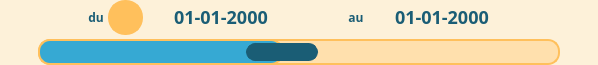
<?xml version="1.0" encoding="UTF-8"?>
<ui version="4.0">
 <class>Form</class>
 <widget class="QWidget" name="Form">
  <property name="geometry">
   <rect>
    <x>0</x>
    <y>0</y>
    <width>598</width>
    <height>65</height>
   </rect>
  </property>
  <property name="windowTitle">
   <string>Form</string>
  </property>
  <property name="styleSheet">
   <string notr="true">QWidget{
        background-color:#fdf1d9;
        font-family:Poiret One;
        font: bold;
    }

QPushButton{
        background-color: #ffc05c;
    border-style: solid;
    border-width: 2px;
    border-radius: 17px;
    border-color: #ffc05c;
    font: bold 18px;
    padding: 8px;
	color:#2584a7;
    
    }
    
    QPushButton:hover{
        border-color: #fe6d73;
    }
    
    QPushButton:pressed,  QPushButton:checked{
        border-width: 5px;
        border-radius: 15px;
        font:  15px;
        border-color: #fe6d73;
    }

    QDateEdit {
        color: #1a5d75;
        font: bold 18px;
    }
    
    QSpinBox {
        background-color: #36a9d3;
        color: #1a5d75;
    }

QLabel {
		color: #1a5d75;
}

QSlider::groove:horizontal {
		background-color: #ffe0ad;
        color: #1a5d75;
        border: 2px solid #ffc05c;
    /*border: 1px solid #1a5d75;*/
    	height: 18px;
    /*background: #ffc05c;*/
    	margin: 0px;
    	border-radius: 12px;
		padding: 2px;
	}
	QSlider::handle:horizontal {
    	background: #1a5d75;
    	border: 1px solid #1a5d75;
    	width: 70px;
    	border-radius: 9px;
	}

	QSlider::sub-page:horizontal{
		background-color: #36a9d3;
        color: #1a5d75;
        border: 2px solid #ffc05c;
    /*border: 1px solid #1a5d75;*/
    	height: 18px;
    /*background: #ffc05c;*/
    	margin: 0px;
    	border-radius: 12px;
		padding: 2px;
	}

QCalendarWidget QToolButton {
  	height: 60px;
  	width: 150px;
  	color: #1a5d75;
  	font-size: 20px;
  	icon-size: 20px, 20px;
  	background-color: #ffc05c;
	border:none;
  }
  QCalendarWidget QMenu {
  	width: 150px;
  	left: 20px;
  	color: #36a9d3;
  	font-size: 20px;
  	background-color: #ffe0ad;
  }
  QCalendarWidget QSpinBox { 
  	width: 150px; 
  	font-size:20px; 
  	color: white; 
  	background-color: #ffc05c;
  	selection-background-color: #ffe0ad;
  	selection-color: #1a5d75;
  }
  QCalendarWidget QSpinBox::up-button { subcontrol-origin: border;  subcontrol-position: top right;  width:30px; }
  QCalendarWidget QSpinBox::down-button {subcontrol-origin: border; subcontrol-position: bottom right;  width:30px;}
  QCalendarWidget QSpinBox::up-arrow { width:30px;  height:30px; }
  QCalendarWidget QSpinBox::down-arrow { width:30px;  height:30px; }
   
  /* header row */
  QCalendarWidget QWidget { alternate-background-color: #ffc05c; }
   
  /* normal days */
  QCalendarWidget QAbstractItemView:enabled 
  {
  	font-size:20px;  
  	color: #ffe0ad;  
  	background-color: #36a9d3;  
  	selection-background-color: #ffe0ad; 
  	selection-color: #17c3b2; 
  }
   
  /* days in other months */
  /* navigation bar */
QCalendarWidget QWidget#qt_calendar_navigationbar
{ 
  background-color: #ffe0ad; 
}

QCalendarWidget QAbstractItemView:disabled 
{ 
color: #1a5d75; 
}</string>
  </property>
  <layout class="QGridLayout" name="gridLayout">
   <property name="leftMargin">
    <number>0</number>
   </property>
   <property name="topMargin">
    <number>0</number>
   </property>
   <property name="rightMargin">
    <number>0</number>
   </property>
   <property name="bottomMargin">
    <number>0</number>
   </property>
   <property name="horizontalSpacing">
    <number>0</number>
   </property>
   <property name="verticalSpacing">
    <number>4</number>
   </property>
   <item row="3" column="0" colspan="3">
    <widget class="QFrame" name="frame_2">
     <property name="frameShape">
      <enum>QFrame::NoFrame</enum>
     </property>
     <property name="frameShadow">
      <enum>QFrame::Raised</enum>
     </property>
     <layout class="QGridLayout" name="gridLayout_3">
      <property name="leftMargin">
       <number>0</number>
      </property>
      <property name="topMargin">
       <number>0</number>
      </property>
      <property name="rightMargin">
       <number>0</number>
      </property>
      <property name="bottomMargin">
       <number>0</number>
      </property>
      <property name="spacing">
       <number>4</number>
      </property>
      <item row="0" column="10">
       <widget class="QDateEdit" name="date_to">
        <property name="minimumSize">
         <size>
          <width>150</width>
          <height>0</height>
         </size>
        </property>
        <property name="frame">
         <bool>false</bool>
        </property>
        <property name="alignment">
         <set>Qt::AlignCenter</set>
        </property>
        <property name="readOnly">
         <bool>true</bool>
        </property>
        <property name="buttonSymbols">
         <enum>QAbstractSpinBox::NoButtons</enum>
        </property>
        <property name="displayFormat">
         <string>dd-MM-yyyy</string>
        </property>
        <property name="calendarPopup">
         <bool>false</bool>
        </property>
       </widget>
      </item>
      <item row="0" column="8">
       <spacer name="horizontalSpacer_4">
        <property name="orientation">
         <enum>Qt::Horizontal</enum>
        </property>
        <property name="sizeHint" stdset="0">
         <size>
          <width>40</width>
          <height>20</height>
         </size>
        </property>
       </spacer>
      </item>
      <item row="0" column="2">
       <widget class="QFrame" name="frame_3">
        <property name="frameShape">
         <enum>QFrame::NoFrame</enum>
        </property>
        <property name="frameShadow">
         <enum>QFrame::Raised</enum>
        </property>
        <layout class="QGridLayout" name="gridLayout_4">
         <property name="leftMargin">
          <number>0</number>
         </property>
         <property name="topMargin">
          <number>0</number>
         </property>
         <property name="rightMargin">
          <number>0</number>
         </property>
         <property name="bottomMargin">
          <number>0</number>
         </property>
        </layout>
       </widget>
      </item>
      <item row="0" column="4">
       <widget class="QLabel" name="label">
        <property name="text">
         <string>du</string>
        </property>
        <property name="alignment">
         <set>Qt::AlignCenter</set>
        </property>
       </widget>
      </item>
      <item row="1" column="1" colspan="11">
       <widget class="QSlider" name="slider">
        <property name="minimumSize">
         <size>
          <width>0</width>
          <height>26</height>
         </size>
        </property>
        <property name="minimum">
         <number>1</number>
        </property>
        <property name="maximum">
         <number>14</number>
        </property>
        <property name="pageStep">
         <number>1</number>
        </property>
        <property name="value">
         <number>7</number>
        </property>
        <property name="orientation">
         <enum>Qt::Horizontal</enum>
        </property>
        <property name="tickPosition">
         <enum>QSlider::NoTicks</enum>
        </property>
        <property name="tickInterval">
         <number>1</number>
        </property>
       </widget>
      </item>
      <item row="0" column="11">
       <spacer name="horizontalSpacer_9">
        <property name="orientation">
         <enum>Qt::Horizontal</enum>
        </property>
        <property name="sizeHint" stdset="0">
         <size>
          <width>40</width>
          <height>20</height>
         </size>
        </property>
       </spacer>
      </item>
      <item row="0" column="3">
       <spacer name="horizontalSpacer">
        <property name="orientation">
         <enum>Qt::Horizontal</enum>
        </property>
        <property name="sizeHint" stdset="0">
         <size>
          <width>40</width>
          <height>20</height>
         </size>
        </property>
       </spacer>
      </item>
      <item row="0" column="6">
       <widget class="QDateEdit" name="date_from">
        <property name="minimumSize">
         <size>
          <width>150</width>
          <height>0</height>
         </size>
        </property>
        <property name="frame">
         <bool>false</bool>
        </property>
        <property name="alignment">
         <set>Qt::AlignCenter</set>
        </property>
        <property name="readOnly">
         <bool>true</bool>
        </property>
        <property name="buttonSymbols">
         <enum>QAbstractSpinBox::NoButtons</enum>
        </property>
        <property name="displayFormat">
         <string>dd-MM-yyyy</string>
        </property>
       </widget>
      </item>
      <item row="0" column="0">
       <spacer name="horizontalSpacer_6">
        <property name="orientation">
         <enum>Qt::Horizontal</enum>
        </property>
        <property name="sizeHint" stdset="0">
         <size>
          <width>40</width>
          <height>20</height>
         </size>
        </property>
       </spacer>
      </item>
      <item row="0" column="9">
       <widget class="QLabel" name="label_2">
        <property name="text">
         <string>au</string>
        </property>
        <property name="alignment">
         <set>Qt::AlignCenter</set>
        </property>
       </widget>
      </item>
      <item row="0" column="5">
       <widget class="QPushButton" name="pB_from">
        <property name="maximumSize">
         <size>
          <width>35</width>
          <height>35</height>
         </size>
        </property>
        <property name="toolTip">
         <string>Date de début</string>
        </property>
        <property name="text">
         <string/>
        </property>
        <property name="icon">
         <iconset>
          <normaloff>images/icon_date_2.png</normaloff>images/icon_date_2.png</iconset>
        </property>
        <property name="iconSize">
         <size>
          <width>27</width>
          <height>27</height>
         </size>
        </property>
       </widget>
      </item>
      <item row="0" column="12">
       <spacer name="horizontalSpacer_7">
        <property name="orientation">
         <enum>Qt::Horizontal</enum>
        </property>
        <property name="sizeHint" stdset="0">
         <size>
          <width>40</width>
          <height>20</height>
         </size>
        </property>
       </spacer>
      </item>
     </layout>
    </widget>
   </item>
  </layout>
 </widget>
 <resources/>
 <connections/>
</ui>
